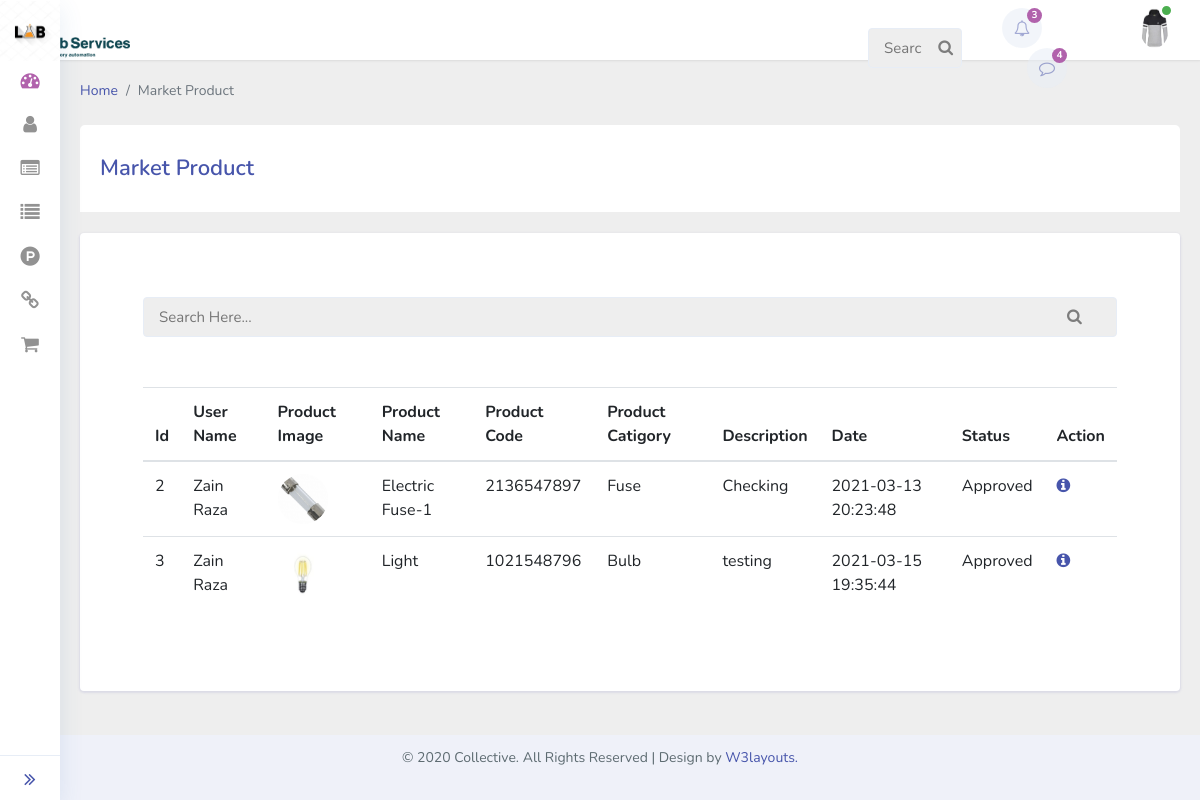
The app's page /lab-automation/market-pro.php (signed in) with its own data.
### tables this page shows
CREATE TABLE `user_register` (
  `u_id` int(11) NOT NULL,
  `u_fullname` varchar(50) NOT NULL,
  `u_email` varchar(50) NOT NULL,
  `u_psw` varchar(50) NOT NULL,
  `u_role` varchar(10) NOT NULL,
  `u_status` varchar(12) NOT NULL DEFAULT 'Allow',
  `u_img` varchar(1000) NOT NULL,
  `u_datetime` timestamp NOT NULL DEFAULT current_timestamp()
);

CREATE TABLE `products` (
  `p_id` int(11) NOT NULL,
  `p_name` varchar(100) NOT NULL,
  `p_img` varchar(1000) NOT NULL,
  `p_code` varchar(10) NOT NULL,
  `p_cid` int(11) NOT NULL,
  `p_status` varchar(15) NOT NULL DEFAULT 'Ready',
  `p_des` varchar(50) NOT NULL,
  `p_datetime` timestamp NOT NULL DEFAULT current_timestamp()
);

CREATE TABLE `product_category` (
  `c_id` int(11) NOT NULL,
  `c_name` varchar(50) NOT NULL,
  `c_des` varchar(100) NOT NULL,
  `c_datetime` timestamp NOT NULL DEFAULT current_timestamp()
);

### lab-automation/main.php (called while the page is built, shortened)
<?php session_start();
class over_store{
	function con(){
		$con = mysqli_connect('localhost','root','','lab_automation');
		return $con;
	}
	function user_data(){
		$qu = mysqli_query($this->con(),"SELECT  * FROM user_register WHERE u_email = '".$_SESSION['register']."' ");
		return $qu;
	}
	function view_pro(){
		$qu = mysqli_query($this->con(),"SELECT p.p_id,p.p_name,p.p_img,p.p_code,c.c_id,c.c_name,c.c_des,p.p_des,p.p_status,p.p_datetime FROM
		 `products` AS p LEFT JOIN product_category AS c ON p.p_cid=c.c_id where p.p_status='Ready'");
		return $qu;
	}
}
$ob = new over_store;
?>

### lab-automation/market-pro.php (the view)
<?php include('header.php'); ?>
<div class="main-content">
  <div class="container-fluid content-top-gap">
    <nav aria-label="breadcrumb" class="mb-4">
      <ol class="breadcrumb my-breadcrumb">
        <li class="breadcrumb-item"><a href="index.php">Home</a></li>
        <li class="breadcrumb-item active" aria-current="page">Market Product</li>
      </ol>
    </nav>
    <div class="cards__heading">
      <h3>Market Product</h3>
    </div>
    <div class="card card_border p-lg-5 p-3 mb-4">
      <div class="card-body py-3 p-0">
     <section class="container-fluid">
     <div class="search-box">
          <form>
            <input  class="light-table-filter" data-table="order-table" placeholder="Search Here..." type="search" id="search">
            <button class="search-submit" value=""><span class="fa fa-search"></span></button>
          </form>
        </div>
    	<table class="order-table table">
		<thead>
			<tr>
				<th>Id</th>
				<th>User Name</th>
				<th>Product Image</th>
				<th>Product Name</th>
                <th>Product Code</th>
                <th>Product Catigory</th>
                <th>Description</th>
                <th>Date</th>
                <th>Status</th>
                <th>Action</th>
			</tr>
		</thead>
		<tbody>
            <?php
            foreach($ob->view_pro() as $view){
                echo('
                <tr>
                    <td>'.$view['p_id'].'</td> ');
                    foreach($ob->user_data() as $user){
                      echo('<td>'.$user['u_fullname'].'</td>
                    <td><img src="assets/images/product/'.$view['p_img'].'"></td>
                    <td>'.$view['p_name'].'</td>
                    <td>'.$view['p_code'].'</td>
                    <td>'.$view['c_name'].'</td>
                    <td>'.$view['p_des'].'</td>
                    <td>'.$view['p_datetime'].'</td>
                    <td>Approved</td>
                    <td>
                    <a href=""><i class="fa fa-info-circle" aria-hidden="true"></i></a>
                    </td>
                    </tr>
                ');
            }
          }
            ?>
		</tbody>
	</table>
  </section>
  </div>
  </div>
</div>
</div>
<?php include('footer.php'); ?>

### lab-automation/header.php (shortened to what this page needs)
<?php include('main.php');
foreach($ob->user_data() as $user){
  $name = $user['u_fullname'];
}
?>
<!doctype html>
<html lang="en">
<head>
  <link rel="stylesheet" href="assets/css/style-starter.css">
</head>
<body class="sidebar-menu-collapsed">
<section>
  <div class="sidebar-menu sticky-sidebar-menu">
    <div class="logo-icon text-center">
      <a href="index.php" title="logo">
      <img src="assets/images/log.jpg" >
       </a>
    </div>
    <div class="sidebar-menu-inner">
      <ul class="nav nav-pills nav-stacked custom-nav">
        <li class="active"><a href="index.php"><i class="fa fa-tachometer"></i><span> Dashboard</span></a>
        </li>
        <li class="menu-list">
          <a href="#"><i class="fa fa-user" aria-hidden="true"></i>
            <span>users <i class="lnr lnr-chevron-right"></i></span></a>
        </li>
        <li><a href="pro-list.php"><i class="fa fa-list-alt" aria-hidden="true"></i>
 <span>Product List</span></a></li>
        <li class="menu-list">
          <a href="#"><i class="fa fa-list" aria-hidden="true"></i>
            <span>Product Catigory<i class="lnr lnr-chevron-right"></i></span></a>
        <li class="menu-list">
          <a href="#"><i class="fa fa-product-hunt" aria-hidden="true"></i>
            <span>Products<i class="lnr lnr-chevron-right"></i></span></a>
          <li class="menu-list">
          <a href="#"><i class="fa fa-link" aria-hidden="true"></i>
            <span>Testing<i class="lnr lnr-chevron-right"></i></span></a>
          <li><a href="market-pro.php"><i class="fa fa-shopping-cart" aria-hidden="true"></i>
 <span>Market Product</span></a></li>
      <br>
      <a class="toggle-btn">
        <i class="fa fa-angle-double-right menu-collapsed__right"></i>
      </a>
    </div>
  </div>
  <div class="header sticky-header">
    <div class="menu-right">
      <div class="navbar user-panel-top">
        <img style="height: 60px;     margin-right: 800px;" src="assets/images/logo 1.png" alt="">
        <div class="search-box">
          <form action="#search-results.html" method="get">
            <input class="search-input" placeholder="Search Here..." type="search" id="search">
            <button class="search-submit" value=""><span class="fa fa-search"></span></button>
          </form>
        </div>
        <div class="user-dropdown-details d-flex">
          <div class="profile_details_left">
            <ul class="nofitications-dropdown">
              <li class="dropdown">
                <a href="#" class="dropdown-toggle" data-toggle="dropdown" aria-expanded="false"><i
                    class="fa fa-bell-o"></i><span class="badge blue">3</span></a>
              </li>
              <li class="dropdown">
                <a href="#" class="dropdown-toggle" data-toggle="dropdown" aria-expanded="false"><i
                    class="fa fa-comment-o"></i><span class="badge blue">4</span></a>
              </li>
            </ul>
          </div>
          <div class="profile_details">
            <ul>
              <li class="dropdown profile_details_drop">
                <a href="#" class="dropdown-toggle" data-toggle="dropdown" id="dropdownMenu3" aria-haspopup="true"
                  aria-expanded="false">
                  <div class="profile_img">
<?php
                    foreach($ob->user_data() as $user){
                      echo('<img src="assets/images/user/'.$user['u_img'].'" class="rounded-circle" alt="" />');
                    }
                    ?>
                    <div class="user-active">
                      <span></span>
                    </div>
                  </div>
                </a>
              </li>
            </ul>
          </div>
        </div>
      </div>
    </div>
  </div>

### records on screen
user_register: u_img (picture), u_fullname "Zain Raza", products.p_img (picture)
products: p_id "2", p_name "Electric Fuse-1", p_code "2136547897", p_des "Checking", p_datetime "2021-03-13 20:23:48"
product_category: c_name "Fuse"
products: p_id "3", p_name "Light", p_code "1021548796", p_des "testing", p_datetime "2021-03-15 19:35:44"
product_category: c_name "Bulb"
